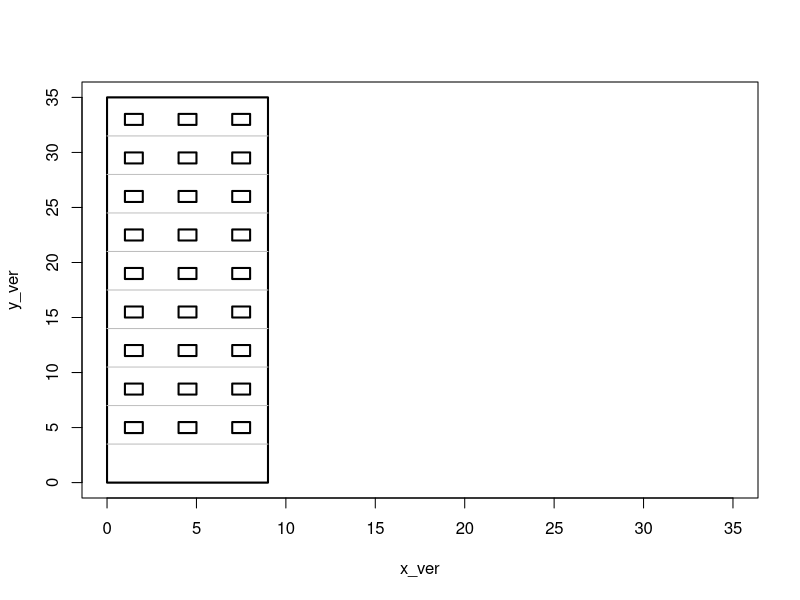
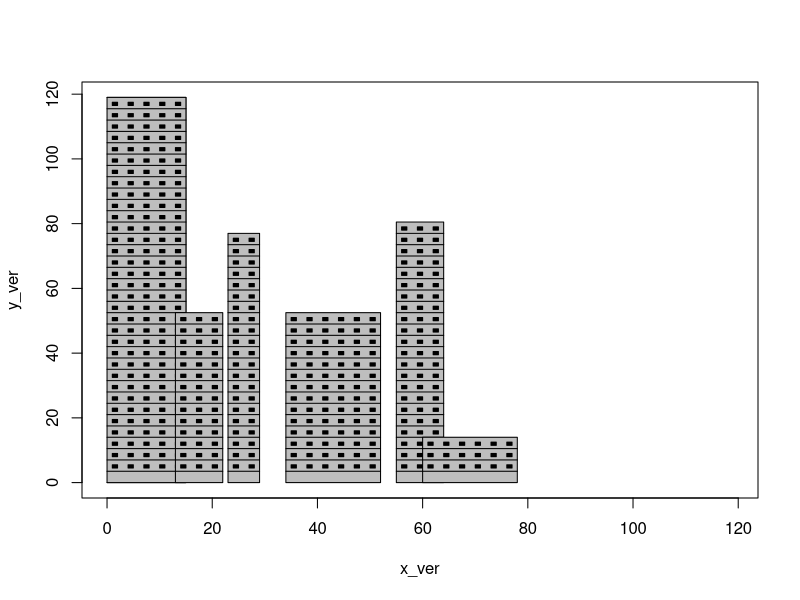

Write the R code that produced these figures, in order.
## ---- chunk 1
dibu_rectangulo<-function (npisos,nvent){
          h<-3.5
          altura<-h*npisos
          ancho<-nvent*3
          x_ver<-c(0,ancho,ancho,0,0)
          y_ver<-c(0,0,altura,altura,0)
          plot(x_ver,y_ver,type="l", xlim = c(0,max(altura,ancho)))
          lines(x_ver,y_ver,lwd=2)
          margen=1
          for (i in 2:npisos-1){
            x1<-c(0,ancho)
            y0<-i*h
            y1<-c(y0,y0)
            lines(x1,y1,col="grey")
            for (k in 0:(nvent-1)){
              vx<-c(0+margen,1+margen,1+margen,0+margen,0+margen)
              y0v<-y0+margen
              vy<-c(y0v,y0v,y0v+1,y0v+1,y0v)
              vx<-vx+3*k
              lines(vx,vy,lwd=2,bg="wheat")
            }
          }
          
}

dibu_rectangulo(10,3)
## ---- chunk 2
# usaremos la funcion rect
# rect(xleft, ybottom, xright, ytop, density = NULL, angle = 45,
#     col = NA, border = NULL, lty = par("lty"), lwd = par("lwd"),

edificio2<-function (npisos,nvent,x0=0,y0=0,add=T){
          h<-3.5
          altura<-h*npisos
          ancho<-nvent*3
          x_ver<-c(x0,ancho+x0,ancho+x0,x0)
          y_ver<-c(y0,y0,altura+y0,altura+y0)
          if(add == T){
            plot(x_ver,y_ver,type="l", xlim = c(x0,max(x0+altura,x0+ancho)))
                  }
          rect(x0, y0, ancho+x0,altura+y0, col = "grey")
          margen=1
          for (i in 2:npisos-1){
            x1<-c(x0,x0+ancho)
            y_0<-i*h+y0
            y1<-c(y_0,y_0)
            lines(x1,y1)
            for (k in 0:(nvent-1)){
              #vx<-c(0+margen,1+margen,1+margen,0+margen)
              y0v<-y_0+margen
              rect(margen+3*k+x0,y0v,x0+1+margen+3*k,y0v+1, col = "black")
              #lines(vx,vy,lwd=2,bg="wheat")
            }
          }
          
}
# creamos el primer edificio
edificio2(34,5)
# añadimos varios más
edificio2(15,3,13,0,add=F)
edificio2(22,2,23,0,add=F)
edificio2(15,6,34,0,add=F)
edificio2(23,3,55,0,add=F)
edificio2(4,6,60,0,add=F)

